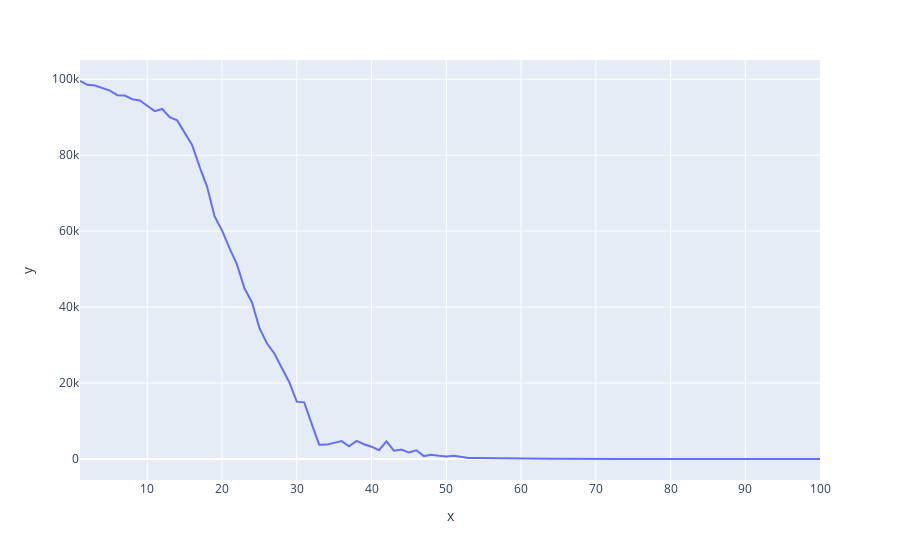

This figure's notebook cell:
### Code cell
optimize_and_plot(sphere_function)
